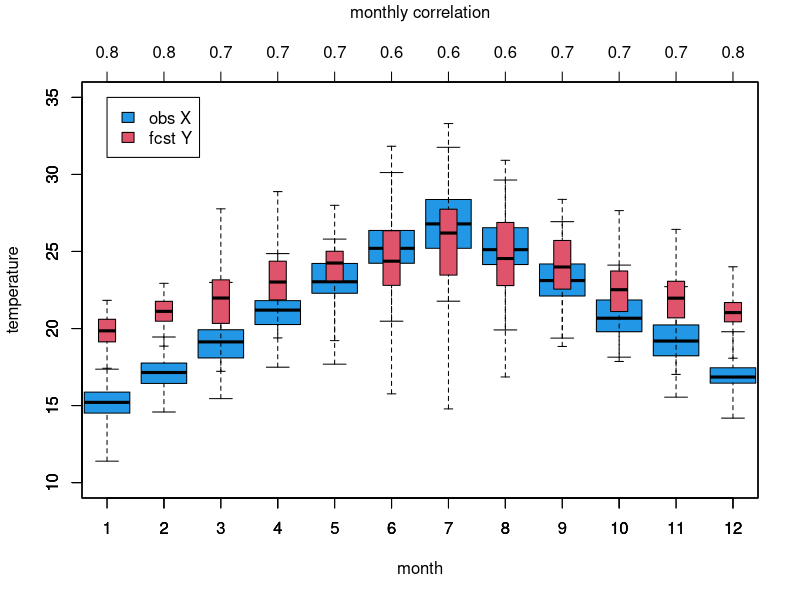

This chart was generated by the following R code:
#------ initializing arrays with monthly values

samplemm=c(31,28,31,30,31,30,31,31,30,31,30,31)

meanXmm=c(15,17,19,21,23,25,27,25,23,21,19,17)
meanYmm=c(20,21,22,23,24,25,26,25,24,23,22,21)

stdevXmm=c(1,1,1.5,1.5,1.5,2,2,2,1.5,1.5,1.5,1)
stdevYmm=c(1,1,2,2,2,3,3,3,2,2,2,1)

corrXYmm=c(0.8,0.8,0.7,0.7,0.7,0.6,0.6,0.6,0.7,0.7,0.7,0.8)

#------- evaluate the aggregated annual bias

weightmm=samplemm/sum(samplemm)

meanXaggr=sum(meanXmm*weightmm)         # 21.02192
meanYaggr=sum(meanYmm*weightmm)	        # 23.01096

biasYXaggr=meanYaggr-meanXaggr		# 1.989041

#------- evaluate the aggregated annual stdev

# key equation: var(X)=mean(X^2)-[mean(X)]^2

meanX2mm=(stdevXmm)^2+(meanXmm)^2
meanY2mm=(stdevYmm)^2+(meanYmm)^2

meanX2aggr=sum(meanX2mm*weightmm)         # 457.0158
meanY2aggr=sum(meanY2mm*weightmm)	  # 537.2027

varXaggr=meanX2aggr-(meanXaggr)^2	# 15.09473
varYaggr=meanY2aggr-(meanYaggr)^2	# 7.69851

stdevXaggr=sqrt(varXaggr)		# 3.885193
stdevYaggr=sqrt(varYaggr)		# 2.774619

#------- evaluate the aggregated annual correlation

# key equations: 
# cov(X,Y)=corr(X,Y)*stdev(X)*stdev(Y)
# cov(X,Y)=mean(X*Y)-mean(X)*mean(y)

covXYmm=corrXYmm*stdevXmm*stdevYmm

meanXYmm=covXYmm+meanXmm*meanYmm
meanXYaggr=sum(meanXYmm*weightmm)		# 492.2479

covXYaggr=meanXYaggr-meanXaggr*meanYaggr	# 8.513458
corXYaggr=covXYaggr/(stdevXaggr*stdevYaggr)	# 0.7897508

#------- evaluate the aggregated MSE

MSEaggr=(biasYXaggr)^2+varXaggr+varYaggr-2*covXYaggr  # 9.722603

#------- buddy check!

MSEmm=(meanYmm-meanXmm)^2+(stdevXmm)^2+(stdevYmm)^2-2*covXYmm
controlMSEaggr=sum(MSEmm*weightmm)		# 9.722603

#------- the end -------

distrX=matrix(0,nrow=100,ncol=12)
distrY=matrix(0,nrow=100,ncol=12)
for(mm in seq(1,12)){
distrX[,mm]=rnorm(100,meanXmm[mm],stdevXmm[mm])
distrY[,mm]=rnorm(100,meanYmm[mm],stdevYmm[mm])
}


png(file="assignment.png",width=800,height=400)
plot(seq(1,12),rep(20,12),ylim=c(10,35),type="n",xlab="month",ylab="temperature")
boxplot(distrX,add=TRUE,vertical=TRUE,col=4,boxwex=0.8,range=0)
boxplot(distrY,add=TRUE,vertical=TRUE,col=2,boxwex=0.3,range=0)
axis(3,at=seq(1,12),labels=corrXYmm)
mtext("monthly correlation",side=3,line=3)
legend(x=1,y=35,fill=c(4,2),legend=c("obs X","fcst Y"))
dev.off()

